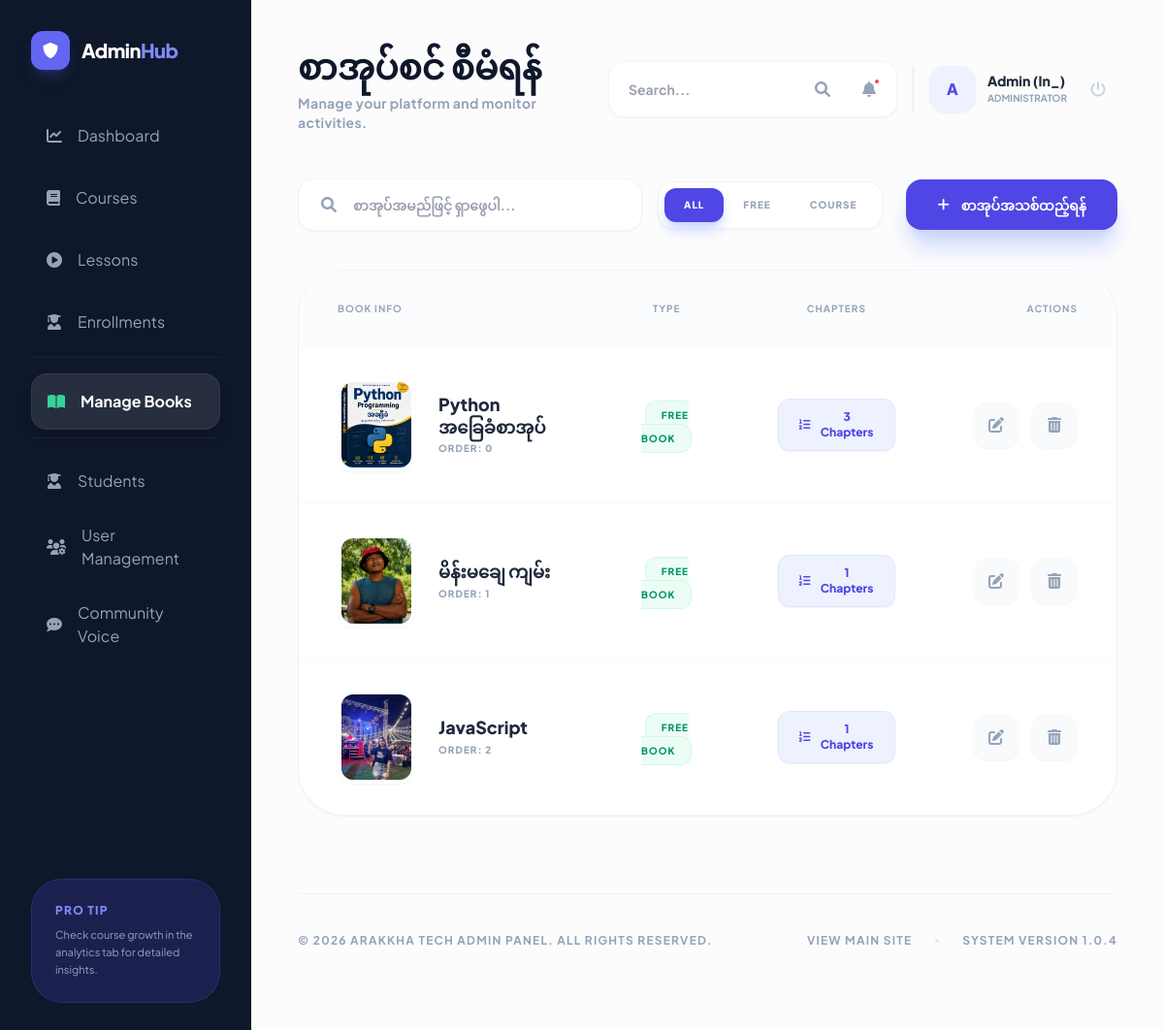
Before: /docs/manage/ (signed in) with the older database file.
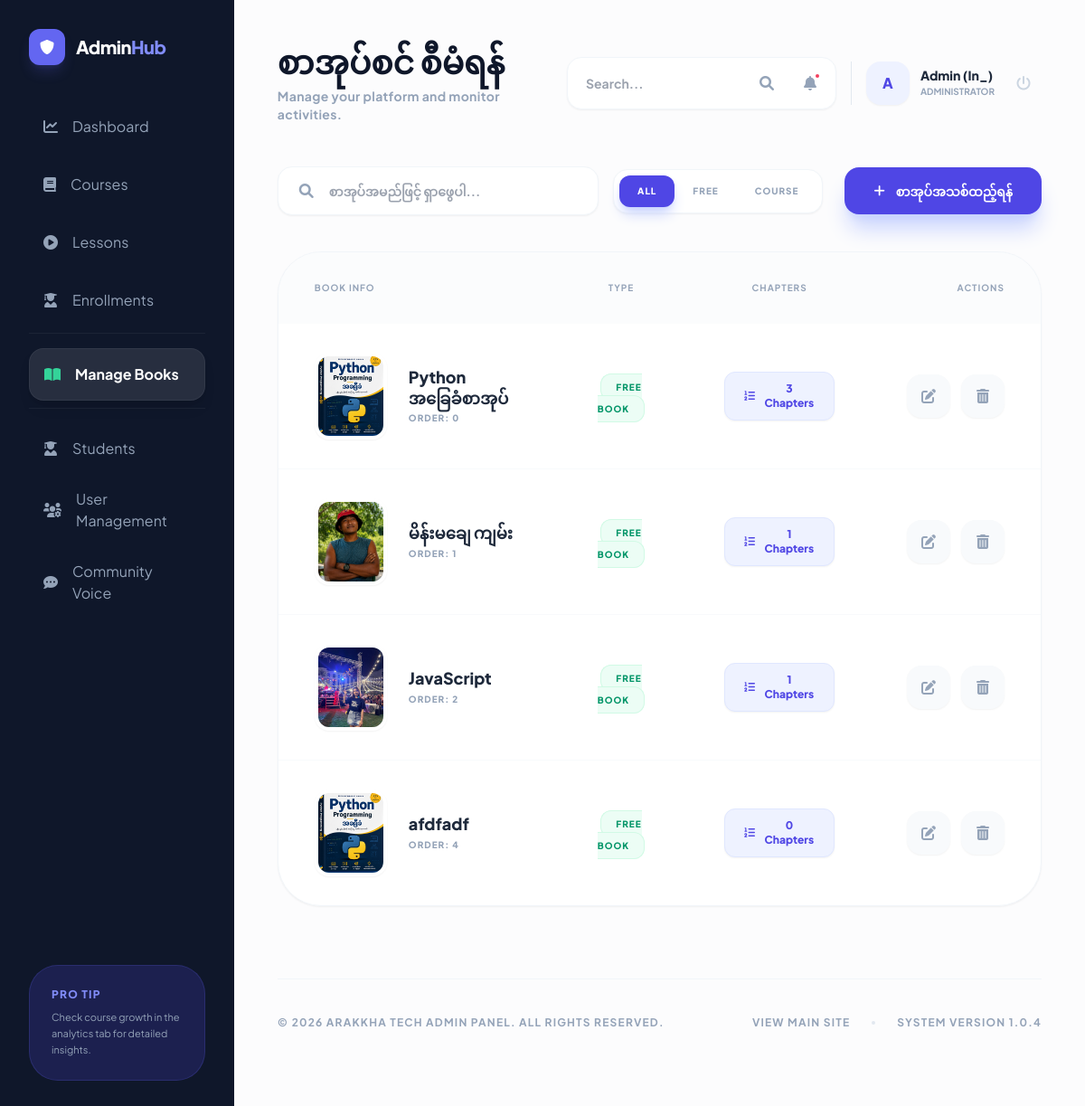
After: the same page with the newer database file.
### docs/models.py (models this page shows, shortened)
class Book(models.Model):
    course = models.ForeignKey('courses.Course', on_delete=models.SET_NULL, null=True, blank=True, related_name='books')
    author = models.ForeignKey(User, on_delete=models.CASCADE, related_name='books_written', null=True, blank=True)
    title = models.CharField(max_length=200)
    slug = models.SlugField(unique=True, blank=True)
    description = models.TextField(blank=True)
    thumbnail = models.ImageField(upload_to='books/thumbnails/', null=True, blank=True, help_text="Book cover image")
    order = models.PositiveIntegerField(default=0)
    is_free_book = models.BooleanField(default=True, help_text="If True, it will appear in the Free Books section")
    class Meta:
        verbose_name_plural = "Books"
        ordering = ['order', 'title']

### docs/views.py (the view)
# urls.py: path('manage/', views.manage_books, name='manage_books'),
@login_required
@user_passes_test(is_instructor)
def manage_books(request):
    query = request.GET.get('q', '')
    filter_type = request.GET.get('type', 'all')
    if is_admin(request.user):
        books = Book.objects.all().order_by('order')
    else:
        books = Book.objects.filter(author=request.user).order_by('order')
    if query:
        books = books.filter(Q(title__icontains=query) | Q(description__icontains=query))
    if filter_type == 'free':
        books = books.filter(is_free_book=True)
    elif filter_type == 'course':
        books = books.filter(course__isnull=False)
    return render(request, 'docs/management/manage_books.html', {
        'books': books,
        'query': query,
        'filter_type': filter_type
    })

### courses/context_processors.py (called while the page is built)
def user_roles(request):
    if request.user.is_authenticated:
        return {
            'is_admin_user': _is_admin(request.user),
            'is_instructor_user': _is_instructor(request.user),
            'user_role_label': (request.user.profile.role if hasattr(request.user, 'profile') else 'student')
        }
    return {
        'is_admin_user': False,
        'is_instructor_user': False,
        'user_role_label': 'guest'
    }

### courses/helpers.py (called while the page is built)
def is_admin(user):
    if user.is_superuser:
        return True
    if hasattr(user, 'profile'):
        return user.profile.role == 'admin'
    return False

def is_instructor(user):
    if user.is_superuser:
        return True
    if hasattr(user, 'profile'):
        return user.profile.role == 'instructor'
    return False

### docs/templates/docs/management/manage_books.html (shortened to what the changed rows need)
{% extends 'base.html' %}
{% block content %}
<div class="min-h-screen bg-[#fcfcfd] flex flex-col lg:flex-row">
    <main class="flex-grow p-6 lg:p-12">
        {% include 'courses/admin_topbar_snippet.html' with title="စာအုပ်စင် စီမံရန်" subtitle="စာအုပ်နှင့် လမ်းညွှန်ချက်များအားလုံးကို ဤနေရာတွင် စီမံနိုင်ပါသည်။" %}
        <div class="bg-white rounded-[3rem] shadow-sm border border-slate-100 overflow-hidden" data-aos="fade-up">
            <div class="overflow-x-auto">
                <table class="w-full text-left">
                    <thead class="text-slate-400 text-[10px] uppercase tracking-widest font-black bg-slate-50/50">
                        <tr>
                            <th class="px-10 py-8">Book Info</th>
                            <th class="px-10 py-8 text-center">Type</th>
                            <th class="px-10 py-8 text-center">Chapters</th>
                            <th class="px-10 py-8 text-right">Actions</th>
                        </tr>
                    </thead>
                    <tbody class="divide-y divide-slate-50">
                        {% for book in books %}
                        <tr class="group hover:bg-slate-50/30 transition-all">
                            <td class="px-10 py-8">
                                <div class="flex items-center">
                                    <div class="w-20 h-24 rounded-2xl bg-slate-50 overflow-hidden flex-shrink-0 mr-6 shadow-sm border-4 border-white transition-transform group-hover:scale-105">
                                        {% if book.thumbnail %}
                                            <img src="{{ book.thumbnail.url }}" class="w-full h-full object-cover">
                                        {% else %}
                                            <div class="w-full h-full flex items-center justify-center text-indigo-200 text-2xl">
                                                <i class="fas fa-book-open"></i>
                                            </div>
                                        {% endif %}
                                    </div>
                                    <div>
                                        <p class="font-black text-slate-800 text-lg group-hover:text-indigo-600 transition-colors leading-tight mb-1">{{ book.title }}</p>
                                        <p class="text-[10px] font-black text-slate-400 uppercase tracking-widest">Order: {{ book.order }}</p>
                                    </div>
                                </div>
                            </td>
                            <td class="px-10 py-8 text-center">
                                {% if book.is_free_book %}
                                    <span class="bg-emerald-50 text-emerald-600 text-[10px] font-black px-4 py-2 rounded-xl border border-emerald-100 uppercase tracking-widest">Free Book</span>
                                {% else %}
                                    <span class="bg-slate-50 text-slate-500 text-[10px] font-black px-4 py-2 rounded-xl border border-slate-100 uppercase tracking-widest">Course Only</span>
                                {% endif %}
                            </td>
                            <td class="px-10 py-8 text-center">
                                <a href="{% url 'manage_chapters' book.pk %}" class="inline-flex items-center bg-indigo-50 text-indigo-600 text-xs font-black px-5 py-2.5 rounded-xl hover:bg-indigo-600 hover:text-white transition-all shadow-sm border border-indigo-100">
                                    <i class="fas fa-list-ol mr-2"></i> {{ book.chapters.count }} Chapters
                                </a>
                            </td>
                            <td class="px-10 py-8 text-right">
                                <div class="flex items-center justify-end space-x-3">
                                    <a href="{% url 'edit_book' book.pk %}" class="w-12 h-12 rounded-2xl bg-slate-50 text-slate-400 flex items-center justify-center hover:bg-indigo-50 hover:text-indigo-600 transition-all shadow-sm">
                                        <i class="fas fa-edit"></i>
                                    </a>
                                    <a href="{% url 'delete_book' book.pk %}" class="w-12 h-12 rounded-2xl bg-slate-50 text-slate-400 flex items-center justify-center hover:bg-rose-50 hover:text-rose-600 transition-all shadow-sm">
                                        <i class="fas fa-trash-alt"></i>
                                    </a>
                                </div>
                            </td>
                        </tr>
                        {% empty %}
                        <tr><td colspan="4" class="px-10 py-32 text-center">No books found.</td></tr>
                        {% endfor %}
                    </tbody>
                </table>
            </div>
        </div>
    </main>
</div>
{% endblock %}

Changed rows visible on the page:
added Book: thumbnail (picture), title "afdfadf", order "4", is_free_book "FREE BOOK", chapters.count "0"
